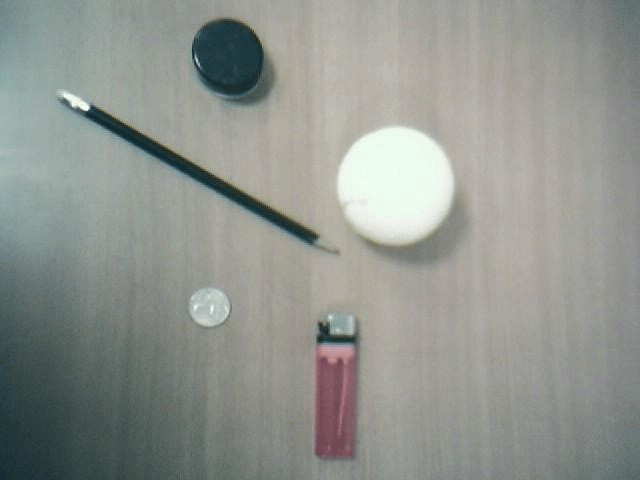
#> input picture images/stuff.jpg, 640 x 480 px, found by its file name
$ python OpencvDemo054.py
#> lines starting #> are read from the running program, lines starting #| are printed output that depends on the picture; after the words box and inside, x2 and y2 are one past the last pixel; in counts of white or black regions, pixels touching at a corner belong together
#!/usr/bin/env python3
#coding = utf-8

import logging
import numpy as np
import cv2 as cv

# 二值图像分析—对轮廓圆与椭圆拟合
def OpencvDemo054():
    logging.basicConfig(level=logging.DEBUG)

    src = cv.imread("images/stuff.jpg")
#> src is the input picture: shape (480, 640, 3); mean B, G, R 143.1, 148.5, 144.4
    if src is None:
        logging.error("could not load an image!")
        return cv.Error.StsError

    binary = canny_demo(src)
#> in canny_demo, `dst = cv.Canny(src, t, t * 2)`:
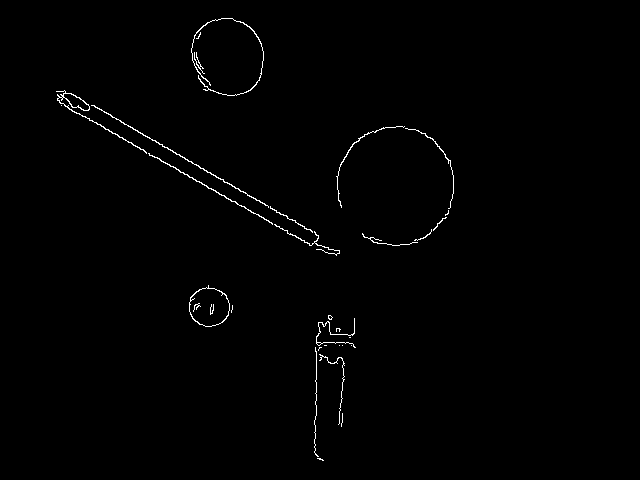
#> dst: shape (480, 640); 0.76% white in thin lines or dots, all inside (x1, y1, x2, y2) = (56, 18, 454, 461)

    # 形态学操作-膨胀
    k = np.ones((3, 3), dtype=np.uint8)
    binary = cv.morphologyEx(binary, cv.MORPH_DILATE, k)
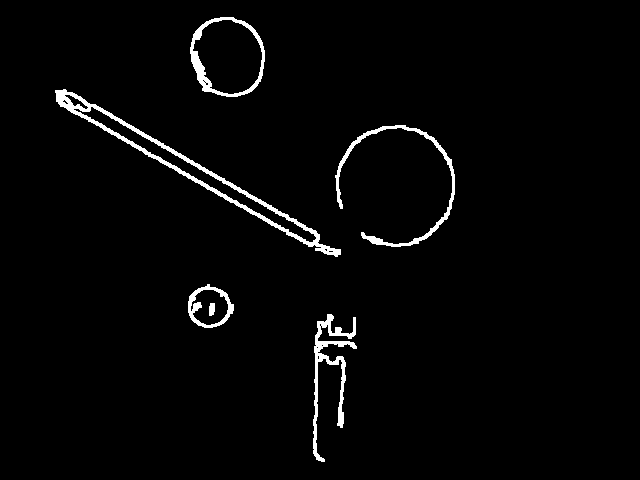
#> binary: shape (480, 640); 2.4% white; 6 white regions

    # 轮廓发现
    contours, _ = cv.findContours(binary, cv.RETR_EXTERNAL, cv.CHAIN_APPROX_SIMPLE)
#> contours = 5 contours; box (x1, y1, x2, y2) and area: (55, 89, 341, 257) 5038, (190, 17, 265, 97) 4707, (188, 284, 234, 328) 1424, (313, 314, 357, 462) 1100, (335, 125, 455, 247) 997

    dst = np.copy(src)

    for contour in contours:
        # 椭圆拟合
        (cx, cy), (a, b), angle = cv.fitEllipse(contour)

        # 绘制椭圆
        cv.ellipse(dst, (int(cx), int(cy)),
                (int(a / 2), int(b / 2)), angle, 0, 360, (0, 0, 255), 2, cv.LINE_8, 0)
#> this loop made 5 passes
#> (cx, cy, a, b, angle) on passes 1 to 5: (329.6, 382.2, 35.82, 142.8, 6.28), (209, 306.5, 41.05, 44.66, 100.9), (395.1, 185.2, 116.5, 118.3, 3.36), (174.6, 160.1, 18.03, 443.1, 119.7), (227.5, 56.56, 73.67, 82.03, 160.3)
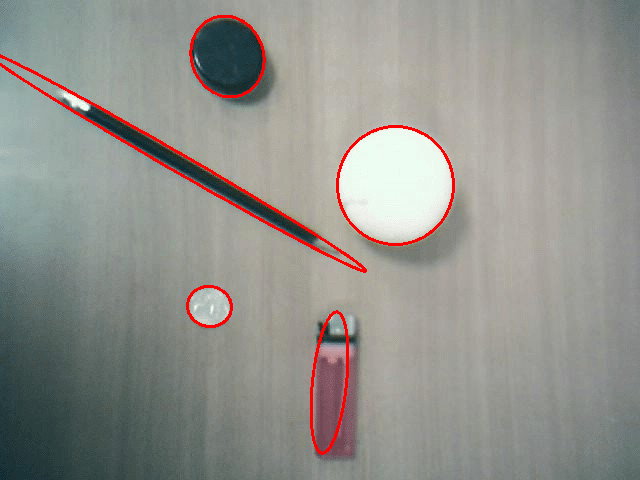
#> dst: shape (480, 640, 3); 1.82% of pixels changed, all inside (x1, y1, x2, y2) = (0, 15, 455, 455)

    h, w, ch = src.shape
#> h = 480; w = 640; ch = 3
    result = np.zeros([h, w * 2, ch], dtype=src.dtype)
    result[0 : h, 0 : w, :] = src
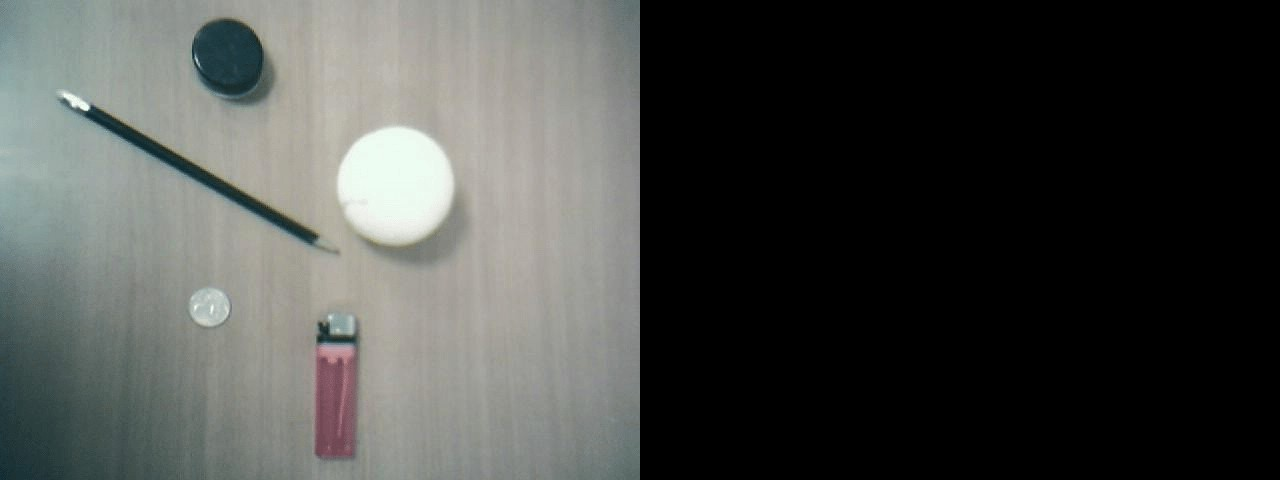
#> result: shape (480, 1280, 3); mean B, G, R 71.6, 74.2, 72.2
    result[0 : h, w : w * 2, :] = dst
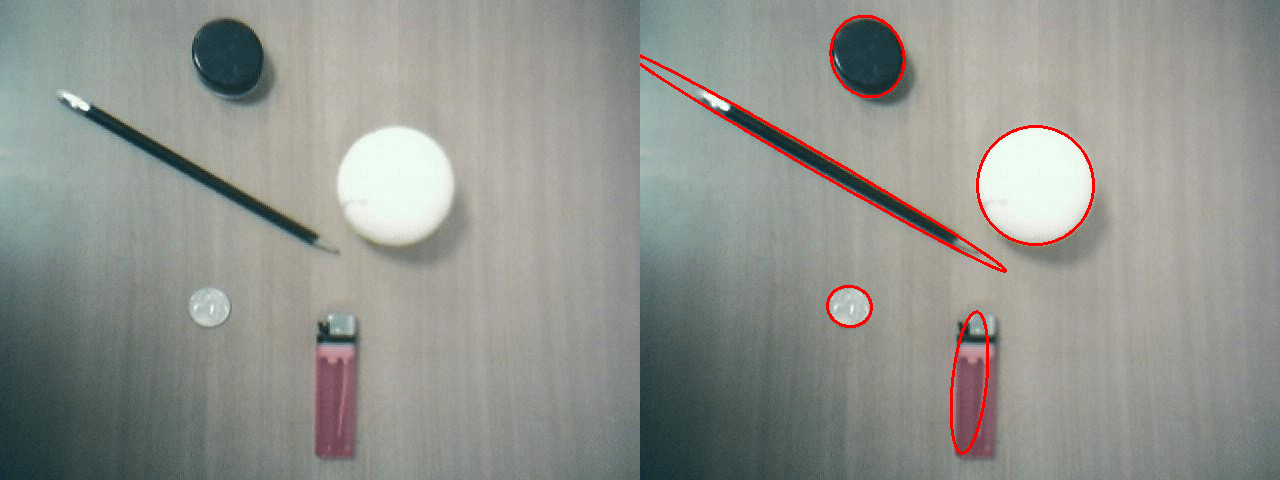
#> result: shape (480, 1280, 3); mean B, G, R 141.8, 147.1, 145.4
    cv.putText(result, "original image", (10, 30), cv.FONT_ITALIC, .8, (0, 0, 255), 1)
    cv.putText(result, "image with results of ellipse fitting", (w + 10, 30), cv.FONT_ITALIC, .8, (0, 0, 255), 1)
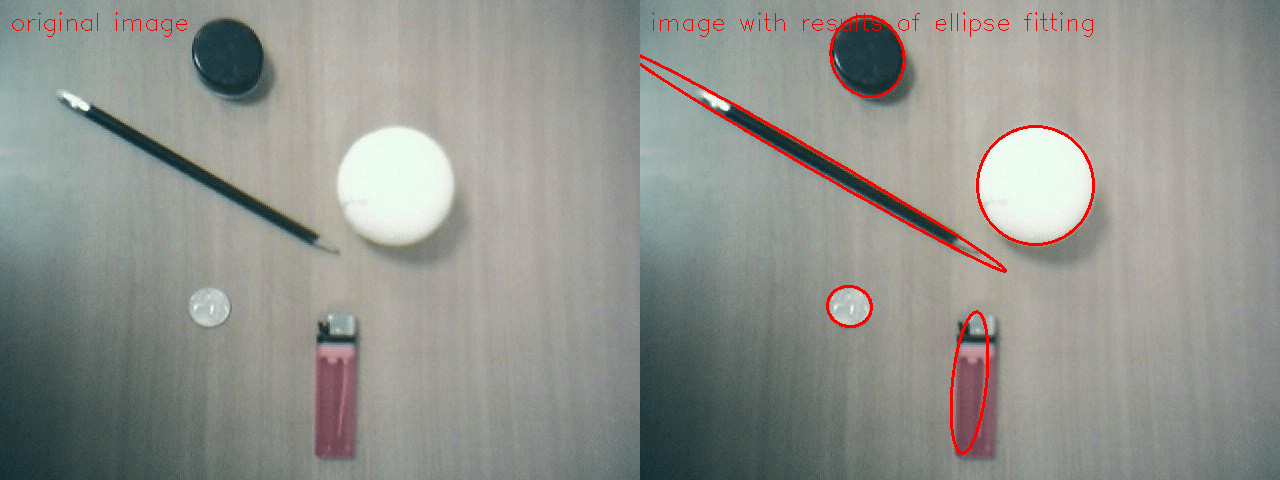
#> result: shape (480, 1280, 3); mean B, G, R 141.5, 146.8, 145.7
    cv.imshow("ellipse fitting", result)

    cv.waitKey(0)

    cv.destroyAllWindows()

    return cv.Error.StsOk

def canny_demo(src):
    # Canny边缘检测器
    t = 80
    dst = cv.Canny(src, t, t * 2)
    return dst

if __name__ == "__main__":
    OpencvDemo054()

# end of file
